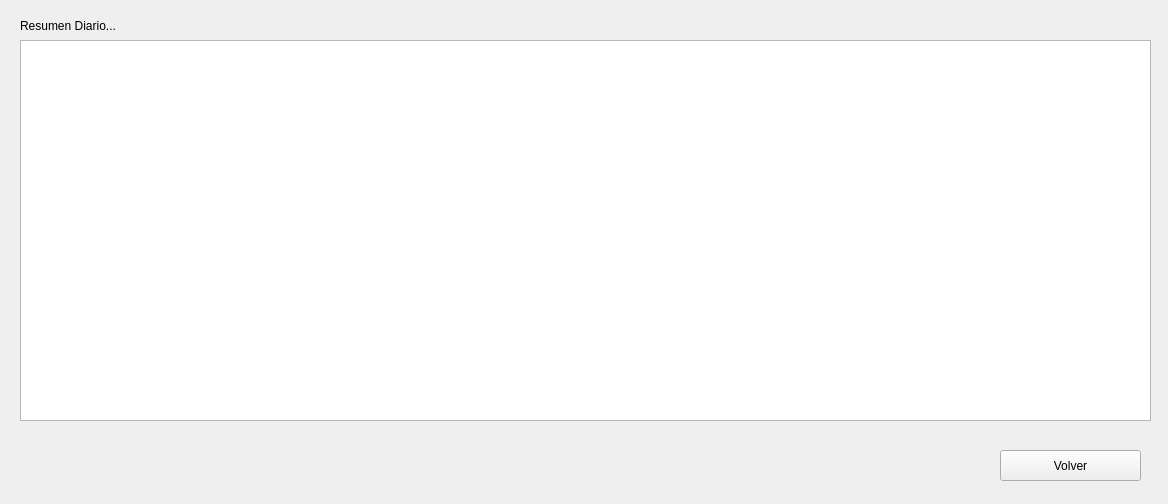
<?xml version="1.0" encoding="UTF-8"?>
<ui version="4.0">
 <class>frmVerDia</class>
 <widget class="QDialog" name="frmVerDia">
  <property name="geometry">
   <rect>
    <x>0</x>
    <y>0</y>
    <width>1168</width>
    <height>504</height>
   </rect>
  </property>
  <property name="windowTitle">
   <string>Dialog</string>
  </property>
  <widget class="QPushButton" name="cmdVolver">
   <property name="geometry">
    <rect>
     <x>1000</x>
     <y>450</y>
     <width>141</width>
     <height>31</height>
    </rect>
   </property>
   <property name="text">
    <string>Volver</string>
   </property>
   <property name="icon">
    <iconset resource="Imagenes.qrc">
     <normaloff>:/imagenes/volver.png</normaloff>:/imagenes/volver.png</iconset>
   </property>
   <property name="autoDefault">
    <bool>false</bool>
   </property>
  </widget>
  <widget class="QLabel" name="lblTitulo">
   <property name="geometry">
    <rect>
     <x>20</x>
     <y>10</y>
     <width>411</width>
     <height>31</height>
    </rect>
   </property>
   <property name="palette">
    <palette>
     <active>
      <colorrole role="WindowText">
       <brush brushstyle="SolidPattern">
        <color alpha="255">
         <red>32</red>
         <green>74</green>
         <blue>135</blue>
        </color>
       </brush>
      </colorrole>
      <colorrole role="Button">
       <brush brushstyle="SolidPattern">
        <color alpha="255">
         <red>239</red>
         <green>239</green>
         <blue>239</blue>
        </color>
       </brush>
      </colorrole>
      <colorrole role="Light">
       <brush brushstyle="SolidPattern">
        <color alpha="255">
         <red>255</red>
         <green>255</green>
         <blue>255</blue>
        </color>
       </brush>
      </colorrole>
      <colorrole role="Midlight">
       <brush brushstyle="SolidPattern">
        <color alpha="255">
         <red>202</red>
         <green>202</green>
         <blue>202</blue>
        </color>
       </brush>
      </colorrole>
      <colorrole role="Dark">
       <brush brushstyle="SolidPattern">
        <color alpha="255">
         <red>159</red>
         <green>159</green>
         <blue>159</blue>
        </color>
       </brush>
      </colorrole>
      <colorrole role="Mid">
       <brush brushstyle="SolidPattern">
        <color alpha="255">
         <red>184</red>
         <green>184</green>
         <blue>184</blue>
        </color>
       </brush>
      </colorrole>
      <colorrole role="Text">
       <brush brushstyle="SolidPattern">
        <color alpha="255">
         <red>0</red>
         <green>0</green>
         <blue>0</blue>
        </color>
       </brush>
      </colorrole>
      <colorrole role="BrightText">
       <brush brushstyle="SolidPattern">
        <color alpha="255">
         <red>255</red>
         <green>255</green>
         <blue>255</blue>
        </color>
       </brush>
      </colorrole>
      <colorrole role="ButtonText">
       <brush brushstyle="SolidPattern">
        <color alpha="255">
         <red>0</red>
         <green>0</green>
         <blue>0</blue>
        </color>
       </brush>
      </colorrole>
      <colorrole role="Base">
       <brush brushstyle="SolidPattern">
        <color alpha="255">
         <red>255</red>
         <green>255</green>
         <blue>255</blue>
        </color>
       </brush>
      </colorrole>
      <colorrole role="Window">
       <brush brushstyle="SolidPattern">
        <color alpha="255">
         <red>239</red>
         <green>239</green>
         <blue>239</blue>
        </color>
       </brush>
      </colorrole>
      <colorrole role="Shadow">
       <brush brushstyle="SolidPattern">
        <color alpha="255">
         <red>118</red>
         <green>118</green>
         <blue>118</blue>
        </color>
       </brush>
      </colorrole>
      <colorrole role="Highlight">
       <brush brushstyle="SolidPattern">
        <color alpha="255">
         <red>48</red>
         <green>140</green>
         <blue>198</blue>
        </color>
       </brush>
      </colorrole>
      <colorrole role="HighlightedText">
       <brush brushstyle="SolidPattern">
        <color alpha="255">
         <red>255</red>
         <green>255</green>
         <blue>255</blue>
        </color>
       </brush>
      </colorrole>
      <colorrole role="Link">
       <brush brushstyle="SolidPattern">
        <color alpha="255">
         <red>0</red>
         <green>0</green>
         <blue>255</blue>
        </color>
       </brush>
      </colorrole>
      <colorrole role="LinkVisited">
       <brush brushstyle="SolidPattern">
        <color alpha="255">
         <red>255</red>
         <green>0</green>
         <blue>255</blue>
        </color>
       </brush>
      </colorrole>
      <colorrole role="AlternateBase">
       <brush brushstyle="SolidPattern">
        <color alpha="255">
         <red>247</red>
         <green>247</green>
         <blue>247</blue>
        </color>
       </brush>
      </colorrole>
      <colorrole role="NoRole">
       <brush brushstyle="NoBrush">
        <color alpha="255">
         <red>0</red>
         <green>0</green>
         <blue>0</blue>
        </color>
       </brush>
      </colorrole>
      <colorrole role="ToolTipBase">
       <brush brushstyle="SolidPattern">
        <color alpha="255">
         <red>255</red>
         <green>255</green>
         <blue>220</blue>
        </color>
       </brush>
      </colorrole>
      <colorrole role="ToolTipText">
       <brush brushstyle="SolidPattern">
        <color alpha="255">
         <red>0</red>
         <green>0</green>
         <blue>0</blue>
        </color>
       </brush>
      </colorrole>
      <colorrole role="PlaceholderText">
       <brush brushstyle="SolidPattern">
        <color alpha="128">
         <red>0</red>
         <green>0</green>
         <blue>0</blue>
        </color>
       </brush>
      </colorrole>
     </active>
     <inactive>
      <colorrole role="WindowText">
       <brush brushstyle="SolidPattern">
        <color alpha="255">
         <red>0</red>
         <green>0</green>
         <blue>0</blue>
        </color>
       </brush>
      </colorrole>
      <colorrole role="Button">
       <brush brushstyle="SolidPattern">
        <color alpha="255">
         <red>239</red>
         <green>239</green>
         <blue>239</blue>
        </color>
       </brush>
      </colorrole>
      <colorrole role="Light">
       <brush brushstyle="SolidPattern">
        <color alpha="255">
         <red>255</red>
         <green>255</green>
         <blue>255</blue>
        </color>
       </brush>
      </colorrole>
      <colorrole role="Midlight">
       <brush brushstyle="SolidPattern">
        <color alpha="255">
         <red>202</red>
         <green>202</green>
         <blue>202</blue>
        </color>
       </brush>
      </colorrole>
      <colorrole role="Dark">
       <brush brushstyle="SolidPattern">
        <color alpha="255">
         <red>159</red>
         <green>159</green>
         <blue>159</blue>
        </color>
       </brush>
      </colorrole>
      <colorrole role="Mid">
       <brush brushstyle="SolidPattern">
        <color alpha="255">
         <red>184</red>
         <green>184</green>
         <blue>184</blue>
        </color>
       </brush>
      </colorrole>
      <colorrole role="Text">
       <brush brushstyle="SolidPattern">
        <color alpha="255">
         <red>0</red>
         <green>0</green>
         <blue>0</blue>
        </color>
       </brush>
      </colorrole>
      <colorrole role="BrightText">
       <brush brushstyle="SolidPattern">
        <color alpha="255">
         <red>255</red>
         <green>255</green>
         <blue>255</blue>
        </color>
       </brush>
      </colorrole>
      <colorrole role="ButtonText">
       <brush brushstyle="SolidPattern">
        <color alpha="255">
         <red>0</red>
         <green>0</green>
         <blue>0</blue>
        </color>
       </brush>
      </colorrole>
      <colorrole role="Base">
       <brush brushstyle="SolidPattern">
        <color alpha="255">
         <red>255</red>
         <green>255</green>
         <blue>255</blue>
        </color>
       </brush>
      </colorrole>
      <colorrole role="Window">
       <brush brushstyle="SolidPattern">
        <color alpha="255">
         <red>239</red>
         <green>239</green>
         <blue>239</blue>
        </color>
       </brush>
      </colorrole>
      <colorrole role="Shadow">
       <brush brushstyle="SolidPattern">
        <color alpha="255">
         <red>118</red>
         <green>118</green>
         <blue>118</blue>
        </color>
       </brush>
      </colorrole>
      <colorrole role="Highlight">
       <brush brushstyle="SolidPattern">
        <color alpha="255">
         <red>48</red>
         <green>140</green>
         <blue>198</blue>
        </color>
       </brush>
      </colorrole>
      <colorrole role="HighlightedText">
       <brush brushstyle="SolidPattern">
        <color alpha="255">
         <red>255</red>
         <green>255</green>
         <blue>255</blue>
        </color>
       </brush>
      </colorrole>
      <colorrole role="Link">
       <brush brushstyle="SolidPattern">
        <color alpha="255">
         <red>0</red>
         <green>0</green>
         <blue>255</blue>
        </color>
       </brush>
      </colorrole>
      <colorrole role="LinkVisited">
       <brush brushstyle="SolidPattern">
        <color alpha="255">
         <red>255</red>
         <green>0</green>
         <blue>255</blue>
        </color>
       </brush>
      </colorrole>
      <colorrole role="AlternateBase">
       <brush brushstyle="SolidPattern">
        <color alpha="255">
         <red>247</red>
         <green>247</green>
         <blue>247</blue>
        </color>
       </brush>
      </colorrole>
      <colorrole role="NoRole">
       <brush brushstyle="NoBrush">
        <color alpha="255">
         <red>0</red>
         <green>0</green>
         <blue>0</blue>
        </color>
       </brush>
      </colorrole>
      <colorrole role="ToolTipBase">
       <brush brushstyle="SolidPattern">
        <color alpha="255">
         <red>255</red>
         <green>255</green>
         <blue>220</blue>
        </color>
       </brush>
      </colorrole>
      <colorrole role="ToolTipText">
       <brush brushstyle="SolidPattern">
        <color alpha="255">
         <red>0</red>
         <green>0</green>
         <blue>0</blue>
        </color>
       </brush>
      </colorrole>
      <colorrole role="PlaceholderText">
       <brush brushstyle="SolidPattern">
        <color alpha="128">
         <red>0</red>
         <green>0</green>
         <blue>0</blue>
        </color>
       </brush>
      </colorrole>
     </inactive>
     <disabled>
      <colorrole role="WindowText">
       <brush brushstyle="SolidPattern">
        <color alpha="255">
         <red>190</red>
         <green>190</green>
         <blue>190</blue>
        </color>
       </brush>
      </colorrole>
      <colorrole role="Button">
       <brush brushstyle="SolidPattern">
        <color alpha="255">
         <red>239</red>
         <green>239</green>
         <blue>239</blue>
        </color>
       </brush>
      </colorrole>
      <colorrole role="Light">
       <brush brushstyle="SolidPattern">
        <color alpha="255">
         <red>255</red>
         <green>255</green>
         <blue>255</blue>
        </color>
       </brush>
      </colorrole>
      <colorrole role="Midlight">
       <brush brushstyle="SolidPattern">
        <color alpha="255">
         <red>202</red>
         <green>202</green>
         <blue>202</blue>
        </color>
       </brush>
      </colorrole>
      <colorrole role="Dark">
       <brush brushstyle="SolidPattern">
        <color alpha="255">
         <red>190</red>
         <green>190</green>
         <blue>190</blue>
        </color>
       </brush>
      </colorrole>
      <colorrole role="Mid">
       <brush brushstyle="SolidPattern">
        <color alpha="255">
         <red>184</red>
         <green>184</green>
         <blue>184</blue>
        </color>
       </brush>
      </colorrole>
      <colorrole role="Text">
       <brush brushstyle="SolidPattern">
        <color alpha="255">
         <red>190</red>
         <green>190</green>
         <blue>190</blue>
        </color>
       </brush>
      </colorrole>
      <colorrole role="BrightText">
       <brush brushstyle="SolidPattern">
        <color alpha="255">
         <red>255</red>
         <green>255</green>
         <blue>255</blue>
        </color>
       </brush>
      </colorrole>
      <colorrole role="ButtonText">
       <brush brushstyle="SolidPattern">
        <color alpha="255">
         <red>190</red>
         <green>190</green>
         <blue>190</blue>
        </color>
       </brush>
      </colorrole>
      <colorrole role="Base">
       <brush brushstyle="SolidPattern">
        <color alpha="255">
         <red>239</red>
         <green>239</green>
         <blue>239</blue>
        </color>
       </brush>
      </colorrole>
      <colorrole role="Window">
       <brush brushstyle="SolidPattern">
        <color alpha="255">
         <red>239</red>
         <green>239</green>
         <blue>239</blue>
        </color>
       </brush>
      </colorrole>
      <colorrole role="Shadow">
       <brush brushstyle="SolidPattern">
        <color alpha="255">
         <red>177</red>
         <green>177</green>
         <blue>177</blue>
        </color>
       </brush>
      </colorrole>
      <colorrole role="Highlight">
       <brush brushstyle="SolidPattern">
        <color alpha="255">
         <red>145</red>
         <green>145</green>
         <blue>145</blue>
        </color>
       </brush>
      </colorrole>
      <colorrole role="HighlightedText">
       <brush brushstyle="SolidPattern">
        <color alpha="255">
         <red>255</red>
         <green>255</green>
         <blue>255</blue>
        </color>
       </brush>
      </colorrole>
      <colorrole role="Link">
       <brush brushstyle="SolidPattern">
        <color alpha="255">
         <red>0</red>
         <green>0</green>
         <blue>255</blue>
        </color>
       </brush>
      </colorrole>
      <colorrole role="LinkVisited">
       <brush brushstyle="SolidPattern">
        <color alpha="255">
         <red>255</red>
         <green>0</green>
         <blue>255</blue>
        </color>
       </brush>
      </colorrole>
      <colorrole role="AlternateBase">
       <brush brushstyle="SolidPattern">
        <color alpha="255">
         <red>247</red>
         <green>247</green>
         <blue>247</blue>
        </color>
       </brush>
      </colorrole>
      <colorrole role="NoRole">
       <brush brushstyle="NoBrush">
        <color alpha="255">
         <red>0</red>
         <green>0</green>
         <blue>0</blue>
        </color>
       </brush>
      </colorrole>
      <colorrole role="ToolTipBase">
       <brush brushstyle="SolidPattern">
        <color alpha="255">
         <red>255</red>
         <green>255</green>
         <blue>220</blue>
        </color>
       </brush>
      </colorrole>
      <colorrole role="ToolTipText">
       <brush brushstyle="SolidPattern">
        <color alpha="255">
         <red>0</red>
         <green>0</green>
         <blue>0</blue>
        </color>
       </brush>
      </colorrole>
      <colorrole role="PlaceholderText">
       <brush brushstyle="SolidPattern">
        <color alpha="128">
         <red>0</red>
         <green>0</green>
         <blue>0</blue>
        </color>
       </brush>
      </colorrole>
     </disabled>
    </palette>
   </property>
   <property name="frameShape">
    <enum>QFrame::NoFrame</enum>
   </property>
   <property name="text">
    <string>Resumen Diario...</string>
   </property>
  </widget>
  <widget class="QTableWidget" name="tlDia">
   <property name="geometry">
    <rect>
     <x>20</x>
     <y>40</y>
     <width>1131</width>
     <height>381</height>
    </rect>
   </property>
   <property name="editTriggers">
    <set>QAbstractItemView::NoEditTriggers</set>
   </property>
   <property name="tabKeyNavigation">
    <bool>false</bool>
   </property>
   <property name="showDropIndicator" stdset="0">
    <bool>false</bool>
   </property>
   <property name="dragDropOverwriteMode">
    <bool>false</bool>
   </property>
   <property name="selectionMode">
    <enum>QAbstractItemView::SingleSelection</enum>
   </property>
   <property name="selectionBehavior">
    <enum>QAbstractItemView::SelectRows</enum>
   </property>
   <attribute name="verticalHeaderVisible">
    <bool>false</bool>
   </attribute>
   <attribute name="verticalHeaderHighlightSections">
    <bool>false</bool>
   </attribute>
  </widget>
 </widget>
 <resources>
  <include location="Imagenes.qrc"/>
 </resources>
 <connections/>
</ui>
